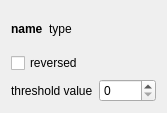
<?xml version="1.0" encoding="UTF-8"?>
<ui version="4.0">
 <class>Form</class>
 <widget class="QWidget" name="Form">
  <property name="geometry">
   <rect>
    <x>0</x>
    <y>0</y>
    <width>167</width>
    <height>113</height>
   </rect>
  </property>
  <property name="windowTitle">
   <string>Form</string>
  </property>
  <layout class="QVBoxLayout" name="verticalLayout">
   <item>
    <layout class="QVBoxLayout" name="verticalLayout_2">
     <item>
      <layout class="QHBoxLayout" name="horizontalLayout_3">
       <item>
        <widget class="QLabel" name="name">
         <property name="font">
          <font>
           <weight>75</weight>
           <bold>true</bold>
          </font>
         </property>
         <property name="text">
          <string>name</string>
         </property>
        </widget>
       </item>
       <item>
        <widget class="QLabel" name="type">
         <property name="font">
          <font>
           <italic>false</italic>
          </font>
         </property>
         <property name="text">
          <string>type</string>
         </property>
        </widget>
       </item>
       <item>
        <spacer name="horizontalSpacer">
         <property name="orientation">
          <enum>Qt::Horizontal</enum>
         </property>
         <property name="sizeHint" stdset="0">
          <size>
           <width>40</width>
           <height>20</height>
          </size>
         </property>
        </spacer>
       </item>
      </layout>
     </item>
     <item>
      <widget class="QCheckBox" name="reversed">
       <property name="text">
        <string>reversed</string>
       </property>
      </widget>
     </item>
     <item>
      <layout class="QHBoxLayout" name="horizontalLayout">
       <item>
        <widget class="QLabel" name="label">
         <property name="text">
          <string>threshold value</string>
         </property>
        </widget>
       </item>
       <item>
        <widget class="QSpinBox" name="spin">
         <property name="minimum">
          <number>0</number>
         </property>
         <property name="maximum">
          <number>256</number>
         </property>
        </widget>
       </item>
      </layout>
     </item>
     <item>
      <layout class="QHBoxLayout" name="visu"/>
     </item>
    </layout>
   </item>
  </layout>
 </widget>
 <resources/>
 <connections/>
</ui>
